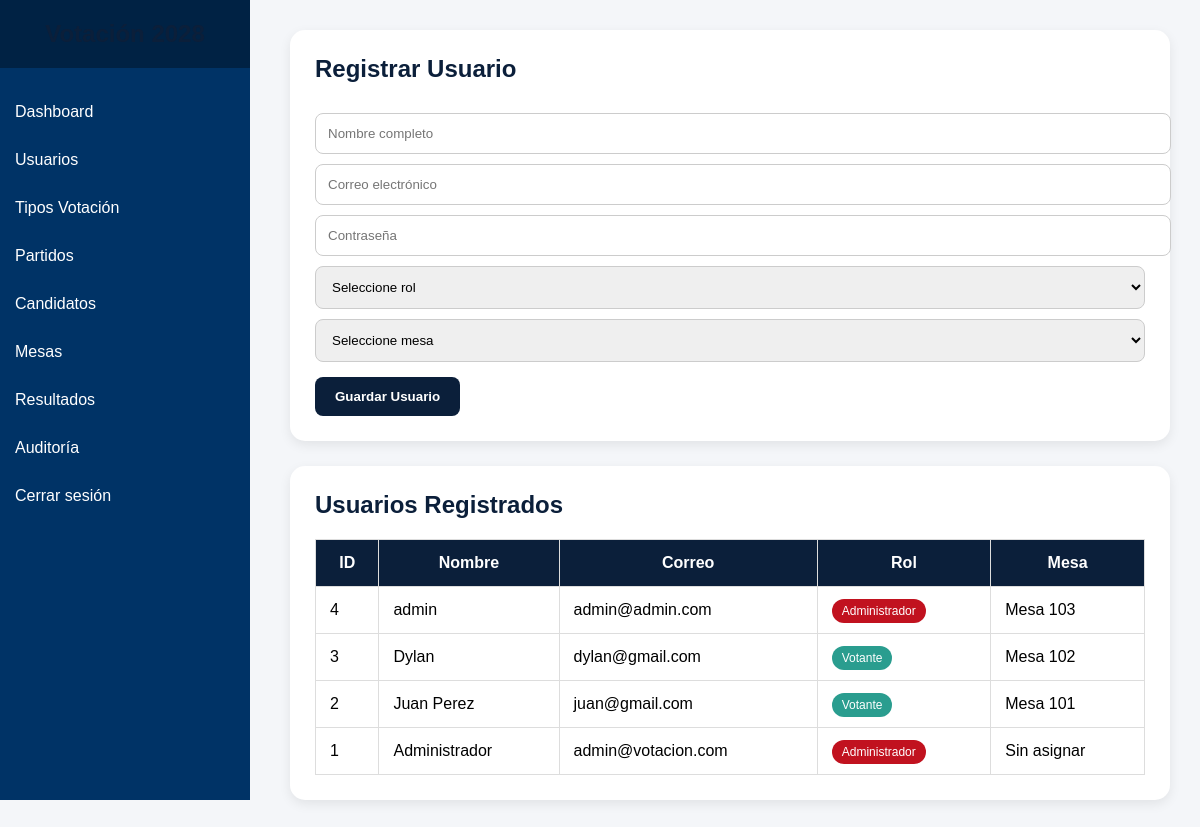
/admin/usuarios.php, run on the app's committed database.
### tables this page shows
CREATE TABLE `usuarios` (
  `id` int(11) NOT NULL,
  `nombre` varchar(100) DEFAULT NULL,
  `correo` varchar(100) DEFAULT NULL,
  `password` varchar(255) DEFAULT NULL,
  `rol` enum('admin','votante') DEFAULT 'votante',
  `mesa_id` int(11) DEFAULT NULL
);

CREATE TABLE `mesas` (
  `id` int(11) NOT NULL,
  `numero_mesa` varchar(20) DEFAULT NULL,
  `departamento` varchar(100) DEFAULT NULL,
  `municipio` varchar(100) DEFAULT NULL,
  `direccion` text DEFAULT NULL,
  `estado` enum('Activa','Inactiva') DEFAULT 'Activa'
);

### admin/usuarios.php (the view, shortened to what this page needs)
<?php
require_once("../includes/conexion.php");
$usuarios = mysqli_query($con,"
SELECT
    usuarios.*,
    mesas.numero_mesa
FROM usuarios
LEFT JOIN mesas
ON usuarios.mesa_id = mesas.id
ORDER BY usuarios.id DESC
");
?>
<!DOCTYPE html>
<html lang="es">
<head>
<link rel="stylesheet" href="../assets/css/style.css">
</head>
<body>
<?php include '../includes/sidebar.php'; ?>
<div class="main">
<div class="card">
<h2>Registrar Usuario</h2>
<form method="POST">
<input
type="text"
name="nombre"
placeholder="Nombre completo"
required
>
<input
type="email"
name="correo"
placeholder="Correo electrónico"
required
>
<input
type="password"
name="password"
placeholder="Contraseña"
required
>
<select name="rol" required>
<option value="">
Seleccione rol
</option>
</select>
<select name="mesa" required>
<option value="">
Seleccione mesa
</option>
</select>
<button name="guardar">
Guardar Usuario
</button>
</form>
</div>
<div class="card">
<h2>Usuarios Registrados</h2>
<table>
<tr>
<th>ID</th>
<th>Nombre</th>
<th>Correo</th>
<th>Rol</th>
<th>Mesa</th>
</tr>
<?php while($u=mysqli_fetch_assoc($usuarios)){ ?>
<tr>
<td>
<?php echo $u['id']; ?>
</td>
<td>
<?php echo $u['nombre']; ?>
</td>
<td>
<?php echo $u['correo']; ?>
</td>
<td>
<?php if($u['rol']=="admin"){ ?>
<span class="rol-admin">
Administrador
</span>
<?php } else { ?>
<span class="rol-votante">
Votante
</span>
<?php } ?>
</td>
<td>
<?php
if($u['numero_mesa']){
    echo $u['numero_mesa'];
}else{
    echo "Sin asignar";
}
?>
</td>
</tr>
<?php } ?>
</table>
</div>
</div>
</body>
</html>

### assets/css/style.css (style rules this page uses)
body { margin:0; font-family:Arial; background:#f4f6f9; }
.main { margin-left:250px; padding:20px; }
.card { background:white; padding:20px; border-radius:10px; box-shadow:0px 2px 5px rgba(0,0,0,0.2); margin-bottom:20px; }
input,select { width:100%; padding:10px; margin-top:10px; border:1px solid #ccc; border-radius:5px; }
button { background:#0066cc; color:white; border:none; padding:10px 20px; border-radius:5px; cursor:pointer; }
table { width:100%; border-collapse:collapse; }
table th,table td { border:1px solid #ddd; padding:10px; }

### admin/usuarios.php (style rules this page uses)
body { margin:0; padding:0; font-family:Arial; background:#f4f6f9; }
.main { margin-left:260px; padding:30px; }
.card { background:white; padding:25px; border-radius:15px; box-shadow:0px 4px 12px rgba(0,0,0,0.08); margin-bottom:25px; }
h2 { margin-top:0; color:#0b1f3a; }
input, select { width:100%; padding:12px; margin-top:10px; border:1px solid #ccc; border-radius:8px; }
button { margin-top:15px; padding:12px 20px; border:none; border-radius:8px; background:#0b1f3a; color:white; cursor:pointer; font-weight:bold; }
table { width:100%; border-collapse:collapse; }
table th { background:#0b1f3a; color:white; padding:14px; }
table td { padding:14px; border-bottom:1px solid #ddd; }
.rol-admin { background:#c1121f; color:white; padding:5px 10px; border-radius:20px; font-size:12px; }
.rol-votante { background:#2a9d8f; color:white; padding:5px 10px; border-radius:20px; font-size:12px; }

### data on the page
usuarios: id "4", nombre "admin", correo "admin@admin.com", rol "Administrador", mesa.numero_mesa "Mesa 103"
usuarios: id "3", nombre "Dylan", correo "dylan@gmail.com", rol "Votante", mesa.numero_mesa "Mesa 102"
usuarios: id "2", nombre "Juan Perez", correo "juan@gmail.com", rol "Votante", mesa.numero_mesa "Mesa 101"
usuarios: id "1", nombre "Administrador", correo "admin@votacion.com", rol "Administrador", shows "Sin asignar"
